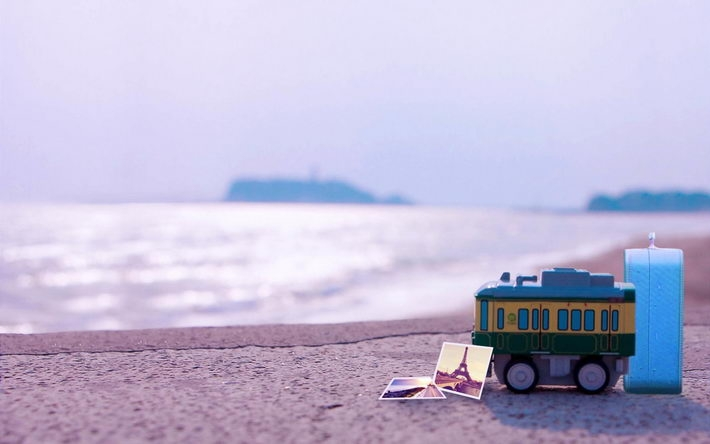
#> input picture resource/opencv/green-spiral.jpg, 710 x 444 px
$ python PILFilter01.py
#> lines starting #> are read from the running program, lines starting #| are printed output that depends on the picture
### src/App.py
#! /usr/bin/python
# coding=UTF-8
# version:python3.x


import datetime
import logging
import os

"""常用设置和共用方法"""

# 设置编码
ENCODING = "UTF-8"


# 获取工程路径
BASE_PATH = os.getcwd().replace("\\", "/").split("src/")[0]


def trim_path(file_name):
    """返回标准的路径"""
    return os.path.normpath(file_name).replace("\\", "/")


def base_path_file(file_name):
    """获取完整的文件路径"""
    return trim_path(BASE_PATH + file_name)


def resource_file(file_name):
    """返回完整的资源文件路径"""
    return trim_path(BASE_PATH + "resource/" + file_name)


def temp_file(file_name):
    """返回完整的临时文件路径"""
    return trim_path(BASE_PATH + "resource/temp/" + file_name)


# [20 lines left out: function logger, not called in this run]


def date_time_str():
    """获取当前时间"""
    return datetime.datetime.now().strftime('%Y-%m-%d %H:%M:%S')

# MIDI (mid)，文件
FILE_PREFIX_MIDI = "4D546864"
# JPEG (jpg)，文件
FILE_PREFIX_JPEG = "FFD8FF"
# PNG文件
FILE_PREFIX_PNG = "89504E47"
# 4.  GIF (gif)，文件
FILE_PREFIX_GIF = "47494638"
# TIFF (tif)，文件
FILE_PREFIX_TIFF = "49492A00"
# Windows Bitmap (bmp)，文件
FILE_PREFIX_BMP = "424D"
# CAD (dwg)，文件
FILE_PREFIX_CAD = "41433130"
# Adobe Photoshop (psd)，文件
FILE_PREFIX_PSD = "38425053"
# Rich Text Format (rtf)，文件
FILE_PREFIX_RTF = "7B5C727466"
# XML (xml)，文件
FILE_PREFIX_XML = "3C3F786D6C"
# HTML (html)，文件
FILE_PREFIX_HTML = "68746D6C3E"
# Email [thorough only] (eml)，文件
FILE_PREFIX_EML = "44656C69766572792D646174653A"
# Outlook Express (dbx)，文件
FILE_PREFIX_DBX = "CFAD12FEC5FD746F"
# Outlook (pst)，文件
FILE_PREFIX_PST = "2142444E"
# MS Word/Excel (xls.or.doc)，文件
FILE_PREFIX_OFFICE = "D0CF11E0"
# MS Access (mdb)，文件
FILE_PREFIX_MDB = "5374616E64617264204A"
# WordPerfect (wpd)，文件
FILE_PREFIX_WPD = "FF575043"
# Postscript (eps.or.ps)，文件
FILE_PREFIX_EPS = "252150532D41646F6265"
# Adobe Acrobat (pdf)，文件
FILE_PREFIX_PDF = "255044462D312E"
# Quicken (qdf)，文件
FILE_PREFIX_QDF = "AC9EBD8F"
# Windows Password (pwl)，文件
FILE_PREFIX_PWL = "E3828596"
# ZIP Archive (zip)，文件
FILE_PREFIX_ZIP = "504B0304"
# RAR Archive (rar)，文件
FILE_PREFIX_RAR = "52617221"
# Wave (wav)，文件
FILE_PREFIX_WAV = "57415645"
# AVI (avi)，文件
FILE_PREFIX_AVI = "52494646"
# Real Audio (ram)，文件
FILE_PREFIX_RAM = "2E7261FD"
# Real Media (rm)，文件
FILE_PREFIX_RM = "2E524D46"
# Windows Media Audio（wma）（asf）,文件
FILE_PREFIX_WMA = "3026b2758e66cf"
# wrf, 文件
FILE_PREFIX_WRF = "574f5446000600"
# MPEG (mpg)，文件
FILE_PREFIX_MPG = "000001BA"
# MPEG (mpg)，文件
FILE_PREFIX_MPG = "000001B3"
# Quicktime (mov)，文件
FILE_PREFIX_MOV = "6D6F6F76"
# Windows Media (asf)，文件
FILE_PREFIX_ASF = "3026B2758E66CF11"


# [7 lines that do not run on import are left out]

### src/opencv/PILFilter01.py
# coding:UTF-8
# python3.x


"""Imagge是pillow库中一个非常重要的模块，提供了大量用于图像处理的方法
"""
from PIL import Image
from PIL import ImageFilter

from src import App

image_file = App.resource_file("/opencv/green-spiral.jpg")

im = Image.open(image_file)
#> im is the input picture: PIL image 710x444 RGB; mean R, G, B 190.7, 184.5, 212.7

# 创建滤波器，使用不同的卷积核
im = im.filter(ImageFilter.DETAIL)
im.show()

# 边缘增强
im2 = im.filter(ImageFilter.EDGE_ENHANCE)
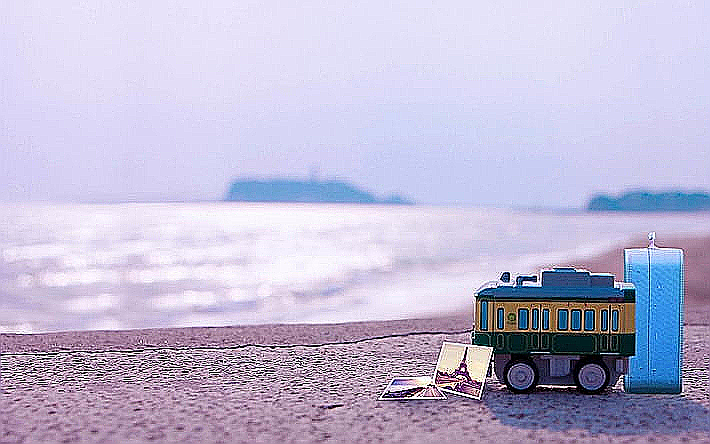
#> im2: PIL image 710x444 RGB; mean R, G, B 190.7, 185.1, 212.3
im2.show()

# 边缘增加
im3 = im.filter(ImageFilter.EDGE_ENHANCE_MORE)
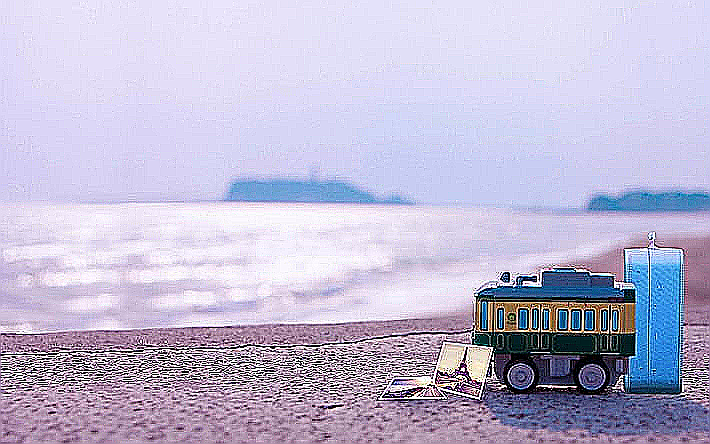
#> im3: PIL image 710x444 RGB; mean R, G, B 190.3, 185.2, 211.4
im3.show()


# 图像模糊
im4 = im.filter(ImageFilter.BLUR)
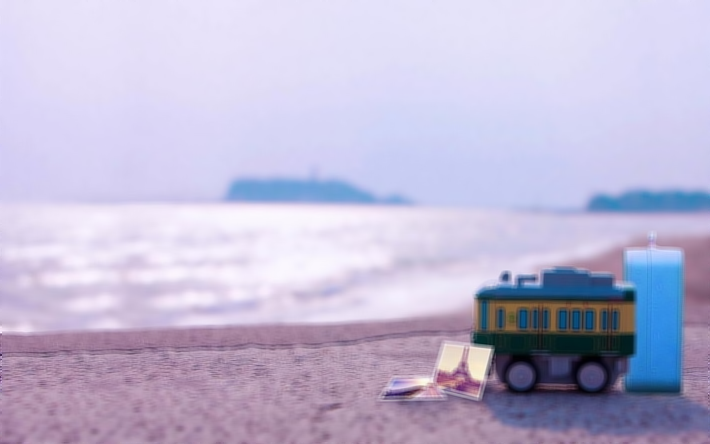
#> im4: PIL image 710x444 RGB; mean R, G, B 190.7, 184.5, 212.7
im4.show()

# 高斯模糊
im5 = im.filter(ImageFilter.GaussianBlur)
im5.show()

# 中值滤波
im6 = im.filter(ImageFilter.MedianFilter)
im6.show()

$ run again, with resource/opencv/timg.jpg copied over resource/opencv/green-spiral.jpg
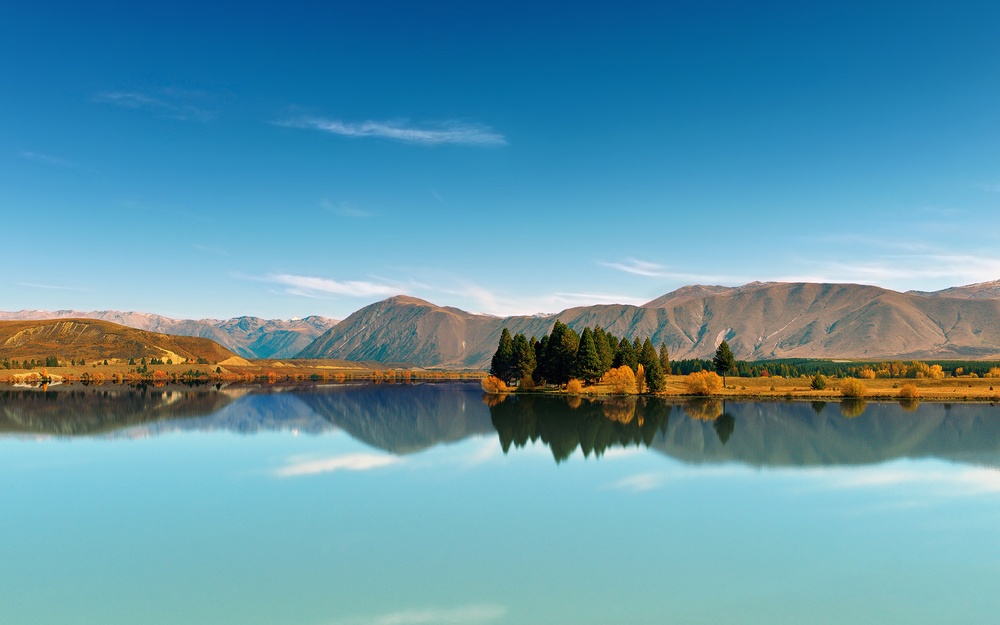
#> input picture resource/opencv/timg.jpg, 1000 x 625 px, shrunk from 1920 x 1200 before the run
#> im is the input picture: PIL image 1000x625 RGB; mean R, G, B 96.4, 150.5, 169.3
#> `im2 = im.filter(ImageFilter.EDGE_ENHANCE)`:
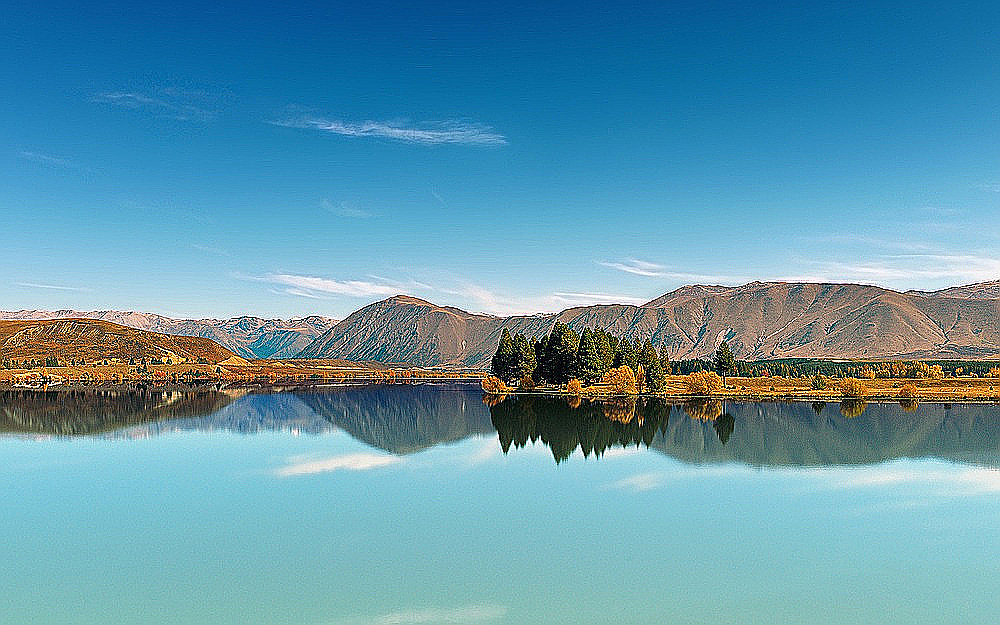
#> im2: PIL image 1000x625 RGB; mean R, G, B 96.8, 151.5, 171.2
#> `im3 = im.filter(ImageFilter.EDGE_ENHANCE_MORE)`:
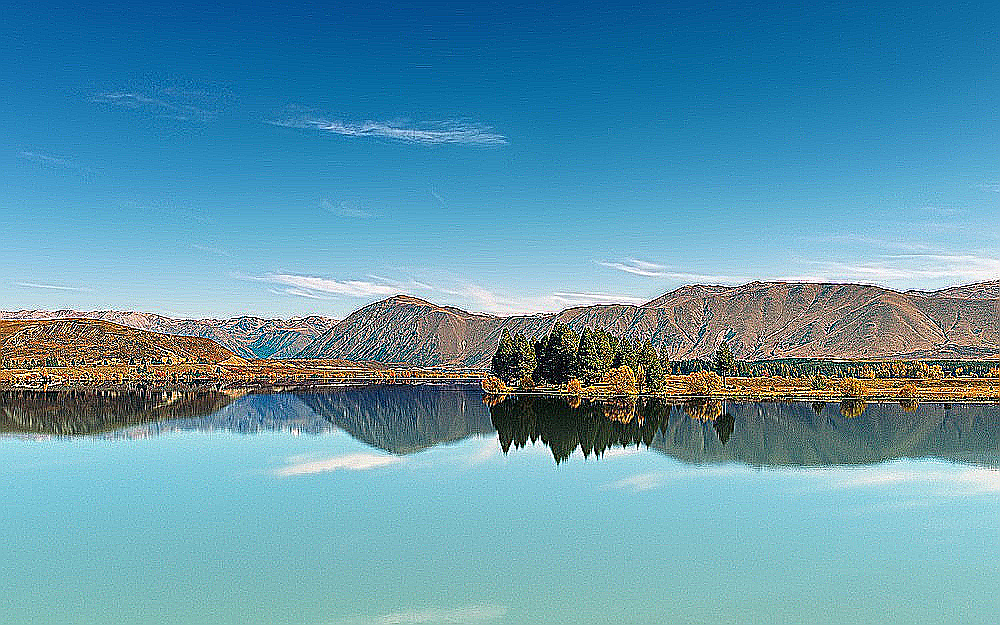
#> im3: PIL image 1000x625 RGB; mean R, G, B 96.8, 151.9, 172.4
